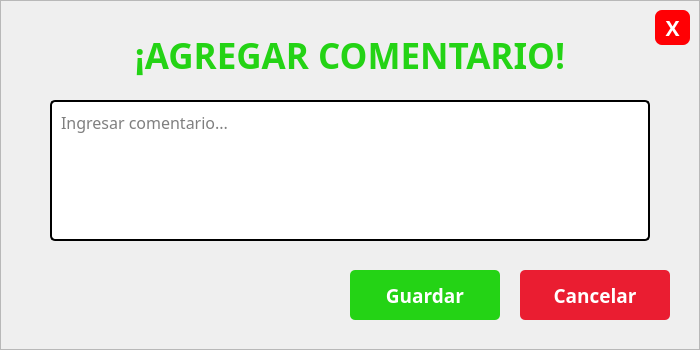
    <widget class="QFrame" name="frmIngresaComentario">
     <property name="geometry">
      <rect>
       <x>610</x>
       <y>365</y>
       <width>700</width>
       <height>350</height>
      </rect>
     </property>
     <property name="styleSheet">
      <string notr="true">#frmIngresaComentario{background-color: rgb(255, 255, 255);
color: rgb(0, 0, 0);
border:none;
border-radius: 10px;
border: 2px solid #D9D9D9;}</string>
     </property>
     <property name="frameShape">
      <enum>QFrame::StyledPanel</enum>
     </property>
     <property name="frameShadow">
      <enum>QFrame::Raised</enum>
     </property>
     <widget class="QPushButton" name="btnCancelarFrmIngresaComentario">
      <property name="geometry">
       <rect>
        <x>520</x>
        <y>270</y>
        <width>150</width>
        <height>50</height>
       </rect>
      </property>
      <property name="font">
       <font>
        <family>Poppins</family>
        <pointsize>14</pointsize>
        <weight>75</weight>
        <bold>true</bold>
       </font>
      </property>
      <property name="cursor">
       <cursorShape>PointingHandCursor</cursorShape>
      </property>
      <property name="styleSheet">
       <string notr="true">background-color: rgb(234, 29, 49);
color: rgb(255, 255, 255);
border:none;
border-radius: 5px;</string>
      </property>
      <property name="text">
       <string>Cancelar</string>
      </property>
     </widget>
     <widget class="QPushButton" name="btnAceptarFrmIngresaComentario">
      <property name="geometry">
       <rect>
        <x>350</x>
        <y>270</y>
        <width>150</width>
        <height>50</height>
       </rect>
      </property>
      <property name="font">
       <font>
        <family>Poppins</family>
        <pointsize>14</pointsize>
        <weight>75</weight>
        <bold>true</bold>
       </font>
      </property>
      <property name="cursor">
       <cursorShape>PointingHandCursor</cursorShape>
      </property>
      <property name="styleSheet">
       <string notr="true">background-color: rgb(36, 211, 21);
color: rgb(255, 255, 255);
border:none;
border-radius: 5px;</string>
      </property>
      <property name="text">
       <string>Guardar</string>
      </property>
      <property name="flat">
       <bool>false</bool>
      </property>
     </widget>
     <widget class="QTextEdit" name="textTareaComentario">
      <property name="geometry">
       <rect>
        <x>50</x>
        <y>100</y>
        <width>600</width>
        <height>141</height>
       </rect>
      </property>
      <property name="font">
       <font>
        <family>Poppins Medium</family>
        <pointsize>12</pointsize>
       </font>
      </property>
      <property name="styleSheet">
       <string notr="true">background-color: rgb(255, 255, 255);
color: rgb(0, 0, 0);
border-radius: 5px;
border: 2px solid #000;
padding: 5px</string>
      </property>
      <property name="placeholderText">
       <string>Ingresar comentario...</string>
      </property>
     </widget>
     <widget class="QLabel" name="lblAlertaTitulo_2">
      <property name="geometry">
       <rect>
        <x>50</x>
        <y>30</y>
        <width>600</width>
        <height>50</height>
       </rect>
      </property>
      <property name="font">
       <font>
        <family>Poppins</family>
        <pointsize>26</pointsize>
        <weight>75</weight>
        <bold>true</bold>
       </font>
      </property>
      <property name="styleSheet">
       <string notr="true">color: #24D315</string>
      </property>
      <property name="text">
       <string>¡AGREGAR COMENTARIO!</string>
      </property>
      <property name="alignment">
       <set>Qt::AlignCenter</set>
      </property>
     </widget>
     <widget class="QPushButton" name="btnCerrarFrmIngresaComentario">
      <property name="geometry">
       <rect>
        <x>655</x>
        <y>10</y>
        <width>35</width>
        <height>35</height>
       </rect>
      </property>
      <property name="font">
       <font>
        <family>Poppins</family>
        <pointsize>16</pointsize>
        <weight>75</weight>
        <bold>true</bold>
       </font>
      </property>
      <property name="cursor">
       <cursorShape>PointingHandCursor</cursorShape>
      </property>
      <property name="styleSheet">
       <string notr="true">background-color: rgb(255, 0, 4);
color: rgb(255, 255, 255);
border:none;
border-radius: 7px;</string>
      </property>
      <property name="text">
       <string>X</string>
      </property>
     </widget>
    </widget>
